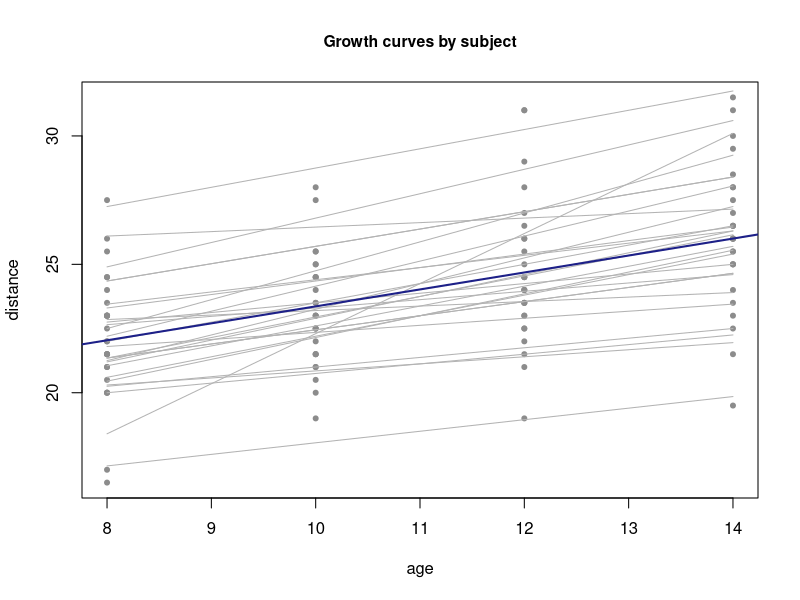

Write R code to recreate this figure.
## ---- chunk 1
if (requireNamespace("nlme", quietly = TRUE)) {
  fit <- nlme::lme(distance ~ age, data = nlme::Orthodont,
                   random = ~ 1 | Subject)
  summary(fit)$tTable
} else {
  "nlme 不可用（R 推荐包，通常随 R 安装）"
}
## ---- chunk 2
if (requireNamespace("nlme", quietly = TRUE)) {
  with(nlme::Orthodont, {
    plot(age, distance, pch = 20, col = "grey55",
         main = "Growth curves by subject", cex.main = 0.95)
    for (s in unique(Subject)) {
      idx <- Subject == s
      lines(age[idx], fitted(lm(distance ~ age, subset = idx)), col = "grey70")
    }
  })
  abline(a = nlme::fixef(nlme::lme(distance ~ age, data = nlme::Orthodont,
                                   random = ~ 1 | Subject)),
         col = "#1d2088", lwd = 2)
}
